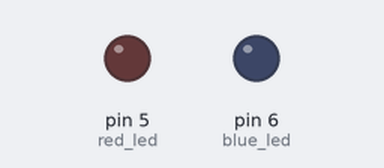
This sketch was run on a simulated Arduino Uno, built with avr-gcc and run on an emulated ATmega328P. On the bench: output pins drawn as LEDs (lit = HIGH).

Above: at 0.05 s.
At 1.85 s:
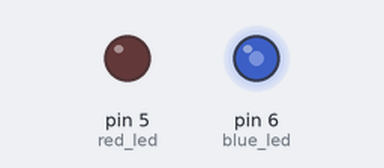
At 3.3 s:
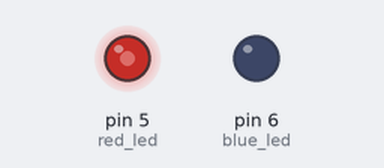
Timing chart, 0 to 7.6 s (numbered marks = the images above):
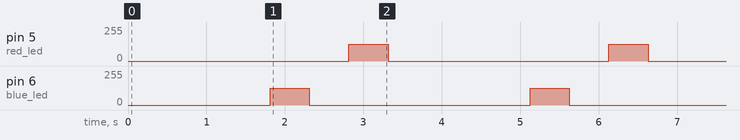

Measured:
- by itself, pin 5 (red_led), pin 6 (blue_led): alternates 127/255 for 0.50 s and 0/255 for 2.8 s

The sketch:

temp-deck-iqc-leds.ino
```cpp
/////////////////////////////////
/////////////////////////////////
/////////////////////////////////

#include <Arduino.h>

#include "lights.h"


Lights lights = Lights();  // controls 2-digit 7-segment numbers, and the RGBW color bar

/////////////////////////////////
/////////////////////////////////
/////////////////////////////////

void setup() {
  lights.setup_lights();
  lights.set_numbers_brightness(0.25);
  lights.set_color_bar_brightness(0.5);
  lights.flash_off();
}

void loop(){
  lights.set_color_bar(0, 0, 0, 1);  // white
  for (uint8_t i=0;i<9;i++){
    lights.display_number((i + 1) * 11, false);
    delay(200);
  }
  lights.display_number(88, false);
  lights.set_color_bar(0, 0, 1, 0);  // blue
  delay(500);
  lights.display_number(88, false);
  lights.set_color_bar(0, 1, 0, 0);  // green
  delay(500);
  lights.display_number(88, false);
  lights.set_color_bar(1, 0, 0, 0);  // red
  delay(500);
}

/////////////////////////////////
/////////////////////////////////
/////////////////////////////////
```

lights.cpp
```cpp
#include "Lights.h"

Lights::Lights(){
/*
  we use Adafruit's 16-channel PWM I2C driver library
  can be found at:
  https://github.com/adafruit/Adafruit-PWM-Servo-Driver-Library
*/
  pwm = Adafruit_PWMServoDriver();
}

void Lights::set_pwm_pin(int pin, float val) {
  val = (val * 256) * 16;
  val = constrain(val, 0, 4095);
  pwm.setPWM(pin, 0, val);
}

void Lights::set_pwm_pin_inverse(int pin, float val) {
  val = (val * 256) * 16;
  val = constrain(val, 0, 4095);
  pwm.setPWM(pin, val, 4095);
}

bool Lights::_is_a_stable_number(int number, bool debounce=true) {
  bool return_val = false;
  if (!debounce || (number == _previous_display_number && number != _previous_saved_number)) {
    _same_display_number_count++;
    if (!debounce || (_same_display_number_count > SAME_DISPLAY_NUMBER_THRESHOLD)) {
      _same_display_number_count = 0;  // reset the stable counter
      _previous_saved_number = number;
      return_val = true;
    }
  }
  _previous_display_number = number;
  return return_val;
}

void Lights::_set_seven_segment(bool * digit_1, bool * digit_2) {
  for (uint8_t i=0;i<NUM_SEGMENTS;i++) {
    delayMicroseconds(I2C_WRITE_DELAY_US);
    set_pwm_pin_inverse(segments_pin_mapping[0][i], float(digit_1[i]) * numbers_brightness);
    delayMicroseconds(I2C_WRITE_DELAY_US);
    set_pwm_pin_inverse(segments_pin_mapping[1][i], float(digit_2[i]) * numbers_brightness);
  }
}

void Lights::_update_flash_multiplier() {
  if (!is_flashing) {
    // only force it to be solid once the cycle is close to the top
    // if it is not at the top, then keep updating as if we are still flashing
    if (flash_multiplier < 1.0 && flash_multiplier > 0.9) {
      flash_multiplier = 1.0;
    }
    if (flash_multiplier == 1.0) {
      return;
    }
  }
  unsigned long now = millis();
  if (flash_timestamp > now) flash_timestamp = now; // handle rollover
  if (flash_timestamp + flash_interval < now) {
    flash_timestamp += flash_interval;
  }
  flash_multiplier = float(now - flash_timestamp) / float(flash_interval);
  flash_multiplier = (sin(flash_multiplier * PI * 2.0) / 2.0) + 0.5;
  flash_multiplier *= (1.0 - color_bar_min_brightness);
  flash_multiplier += color_bar_min_brightness;
}

void Lights::display_number(int number, bool debounce=true) {
  if (_is_a_stable_number(number, debounce)) {
    uint8_t single_digit_value = abs(number) % 10;
    if (number < 0) {
      _set_seven_segment(seven_segment_neg_symbol, numbers[single_digit_value]);
    }
    else if (number < 10) {
      _set_seven_segment(seven_segment_blank, numbers[single_digit_value]);
    }
    else {
      _set_seven_segment(numbers[abs(number) / 10], numbers[single_digit_value]);
    }
  }
}

void Lights::set_color_bar(float red, float green, float blue, float white){
  _update_flash_multiplier();
  _color_bar_current[0] = red * color_bar_brightness * flash_multiplier;
  _color_bar_current[1] = green * color_bar_brightness * flash_multiplier;
  _color_bar_current[2] = blue * color_bar_brightness * flash_multiplier;
  _color_bar_current[3] = white * color_bar_brightness * flash_multiplier;
  bool change = false;
  for (uint8_t i=0;i<4;i++){
    if (_color_bar_current[i] != _color_bar_previous[i]) {
      change = true;
    }
    _color_bar_previous[i] = float(_color_bar_current[i]);
  }
  if (change) {
    analogWrite(red_led, _color_bar_current[0] * 255.0);
    set_pwm_pin(green_pwm_pin, _color_bar_current[1]);
    analogWrite(blue_led, _color_bar_current[2] * 255.0);
    set_pwm_pin(white_pwm_pin, _color_bar_current[3]);
  }
}

void Lights::set_color_bar_brightness(float brightness) {
  brightness = constrain(brightness, 0.0, 1.0);
  color_bar_brightness = brightness;
}

void Lights::set_numbers_brightness(float brightness) {
  brightness = constrain(brightness, 0.0, 1.0);
  numbers_brightness = brightness;
}

void Lights::flash_on(int interval=1500) {
  is_flashing = true;
  flash_interval = interval;
}

void Lights::flash_off() {
  is_flashing = false;
}

void Lights::startup_animation(int target_number, int transition_time) {
  // the PWM driver starts off will both 7-segments displays at full brightness (aka 88)
  // and the color-bar all the way off

  // this animation transitions those states to the 'target_number' and color-bar at WHITE

  // store the previously-set brightnesses
  float target_color_bar_brightness = color_bar_brightness;
  float target_numbers_brightness = numbers_brightness;

  set_color_bar_brightness(0.0);
  set_color_bar(0, 0, 0, 1);
  set_numbers_brightness(1.0);
  display_number(88, false); // no debounce

  float scaler;
  // no need to handle rollover since this happens on boot
  unsigned long animation_start_time = millis();
  float half_time = transition_time / 2;

  // first, fade to black
  while (millis() < animation_start_time + half_time) {
    scaler = float(millis() - animation_start_time) / half_time;
    set_numbers_brightness(1.0 - scaler);
    display_number(88, false); // no debounce
  }

  set_color_bar_brightness(0.0);
  set_numbers_brightness(0.0);
  display_number(target_number, false); // no debounce

  // second, fade the number and color-bar up to the previously set brightnesses
  animation_start_time = millis();
  while (millis() < animation_start_time + half_time) {
    scaler = float(millis() - animation_start_time) / half_time;
    set_numbers_brightness(scaler * target_numbers_brightness);
    display_number(target_number, false); // no debounce
    set_color_bar_brightness(scaler * target_color_bar_brightness);
    set_color_bar(0, 0, 0, 1);
  }

  set_numbers_brightness(target_numbers_brightness);
  display_number(target_number, false); // no debounce
  set_color_bar_brightness(target_color_bar_brightness);
  set_color_bar(0, 0, 0, 1);
}

void Lights::setup_lights() {
  pinMode(red_led, OUTPUT);
  pinMode(blue_led, OUTPUT);
  Wire.setClock(400000);
  pwm.begin();
  delayMicroseconds(I2C_WRITE_DELAY_US);
  pwm.setPWMFreq(1600); // max frequency is 1600
  delayMicroseconds(I2C_WRITE_DELAY_US);
}
```

lights.h
```cpp
// lights.h
// Controls an Indicator RGBW LED and two 7-segment displays
// Uses Adafruit PWM Servo Driver to drive the two displays as well as the green & white LED pins

#ifndef Lights_h
#define Lights_h

#include "Arduino.h"

/*
  we use Adafruit's 16-channel PWM I2C driver library
  can be found at:
  https://github.com/adafruit/Adafruit-PWM-Servo-Driver-Library
*/
#include <Adafruit_PWMServoDriver.h>

#define red_led 5
#define blue_led 6

#define NUM_DIGITS 2
#define NUM_SEGMENTS 7

#define green_pwm_pin 0
#define white_pwm_pin 7

#define I2C_WRITE_DELAY_US 20

#define DEFAULT_FLASH_INTERVAL 1500

#define SAME_DISPLAY_NUMBER_THRESHOLD 300
#define color_bar_min_brightness 0.1

class Lights{
  public:

    Lights();
    void setup_lights();
    void startup_animation(int target_number, int transition_time);
    void display_number(int number, bool debounce=true);
    void set_color_bar(float red, float green, float blue, float white);
    void set_color_bar_brightness(float brightness);
    void set_numbers_brightness(float brightness);
    void flash_on(int interval=DEFAULT_FLASH_INTERVAL);
    void flash_off();

  private:

    Adafruit_PWMServoDriver pwm;
    const uint8_t segments_pin_mapping[NUM_DIGITS][NUM_SEGMENTS] = {
      {10, 11, 4, 5, 6, 9, 8},
      {14, 15, 1, 2, 3, 13, 12}
    };

    const bool seven_segment_blank[NUM_SEGMENTS] = {0, 0, 0, 0, 0, 0, 0};
    const bool seven_segment_on[NUM_SEGMENTS] = {1, 1, 1, 1, 1, 1, 1};
    const bool seven_segment_neg_symbol[NUM_SEGMENTS] = {0, 0, 0, 0, 0, 0, 1};

    const bool numbers[10][NUM_SEGMENTS] = {
      {1, 1, 1, 1, 1, 1, 0},  // 0
      {0, 1, 1, 0, 0, 0, 0},  // 1
      {1, 1, 0, 1, 1, 0, 1},  // 2
      {1, 1, 1, 1, 0, 0, 1},  // 3
      {0, 1, 1, 0, 0, 1, 1},  // 4
      {1, 0, 1, 1, 0, 1, 1},  // 5
      {1, 0, 1, 1, 1, 1, 1},  // 6
      {1, 1, 1, 0, 0, 0, 0},  // 7
      {1, 1, 1, 1, 1, 1, 1},  // 8
      {1, 1, 1, 1, 0, 1, 1}   // 9
    };

    int _same_display_number_count = 0;
    int _previous_display_number = -100;
    int _previous_saved_number = -100;

    float color_bar_brightness = 1.0;
    float numbers_brightness = 1.0;

    void set_pwm_pin(int pin, float val);
    void set_pwm_pin_inverse(int pin, float val);
    bool _is_a_stable_number(int number, bool debounce=true);
    void _set_seven_segment(bool digit_1[], bool digit_2[]);
    void _update_flash_multiplier();

    unsigned long flash_timestamp = 0;
    float flash_multiplier = 1.0;
    bool is_flashing = false;
    int flash_interval = DEFAULT_FLASH_INTERVAL;

    float _color_bar_current[4] = {-1, -1, -1, -1};
    float _color_bar_previous[4] = {-1, -1, -1, -1};
};

#endif
```
